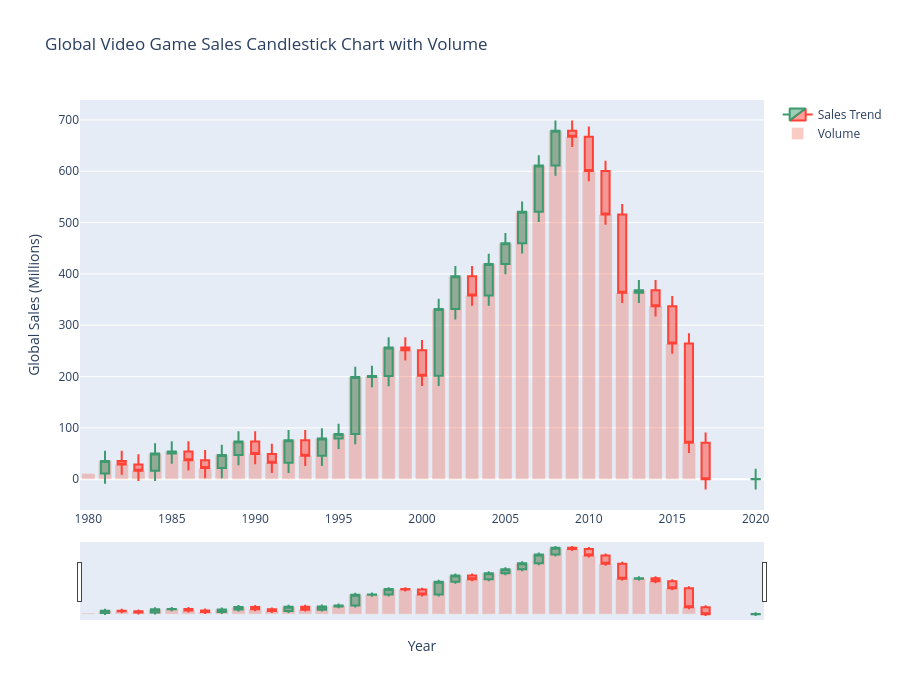

The code cell stored with this chart in its notebook:
### Markdown cell above
## Question 6:How did global video game sales fluctuate over time, and what trends can be observed using a candlestick chart with volume analysis?

### Code cell
import pandas as pd
import plotly.graph_objects as go

# Load dataset
df = pd.read_csv('vgsales.csv')

# Remove missing years
df = df.dropna(subset=['Year'])

# Group sales by year
yearly_sales = (
    df.groupby('Year')['Global_Sales']
    .sum()
    .reset_index()
)

# Create OHLC values
yearly_sales['Open'] = yearly_sales['Global_Sales'].shift(1)
yearly_sales['Open'].fillna(yearly_sales['Global_Sales'], inplace=True)

yearly_sales['Close'] = yearly_sales['Global_Sales']

yearly_sales['High'] = yearly_sales[['Open', 'Close']].max(axis=1) + 20
yearly_sales['Low'] = yearly_sales[['Open', 'Close']].min(axis=1) - 20

# Create figure
fig = go.Figure()

# Candlestick chart
fig.add_trace(go.Candlestick(
    x=yearly_sales['Year'],
    open=yearly_sales['Open'],
    high=yearly_sales['High'],
    low=yearly_sales['Low'],
    close=yearly_sales['Close'],
    name='Sales Trend'
))

# Volume bars
fig.add_trace(go.Bar(
    x=yearly_sales['Year'],
    y=yearly_sales['Global_Sales'],
    name='Volume',
    opacity=0.3
))

# Layout
fig.update_layout(
    title='Global Video Game Sales Candlestick Chart with Volume',
    xaxis_title='Year',
    yaxis_title='Global Sales (Millions)',
    height=700
)

# Show chart
fig.show()

### Figure 1 — Plotly figure (JSON) as saved in the notebook; plotly's stock layout.template omitted (floating-point values rounded to 4 significant figures)
{"data": [{"close": [11.38, 35.77, 28.86, 16.79, 50.36, 53.94, 37.07, 21.74, 47.22, 73.45, 49.39, 32.23, 76.16, 45.98, 79.17, 88.11, 199.2, 201.0, 256.5, 251.3, 201.6, 331.5, 395.5, 357.9, 419.3, 459.9, 521.0, 611.1, 678.9, 667.3, 600.5, 516.0, 363.5, 368.1, 337.1, 264.4, 70.93, 0.05, 0.29], "high": [31.38, 55.77, 55.77, 48.86, 70.36, 73.94, 73.94, 57.07, 67.22, 93.45, 93.45, 69.39, 96.16, 96.16, 99.17, 108.1, 219.2, 221.0, 276.5, 276.5, 271.3, 351.5, 415.5, 415.5, 439.3, 479.9, 541.0, 631.1, 698.9, 698.9, 687.3, 620.5, 536.0, 388.1, 388.1, 357.1, 284.4, 90.93, 20.29], "low": [-8.62, -8.62, 8.86, -3.21, -3.21, 30.36, 17.07, 1.74, 1.74, 27.22, 29.39, 12.23, 12.23, 25.98, 25.98, 59.17, 68.11, 179.2, 181.0, 231.3, 181.6, 181.6, 311.5, 337.9, 337.9, 399.3, 439.9, 501.0, 591.1, 647.3, 580.5, 496.0, 343.5, 343.5, 317.1, 244.4, 50.93, -19.95, -19.95], "name": "Sales Trend", "open": [NaN, 11.38, 35.77, 28.86, 16.79, 50.36, 53.94, 37.07, 21.74, 47.22, 73.45, 49.39, 32.23, 76.16, 45.98, 79.17, 88.11, 199.2, 201.0, 256.5, 251.3, 201.6, 331.5, 395.5, 357.9, 419.3, 459.9, 521.0, 611.1, 678.9, 667.3, 600.5, 516.0, 363.5, 368.1, 337.1, 264.4, 70.93, 0.05], "type": "candlestick", "x": [1980.0, 1981.0, 1982.0, 1983.0, 1984.0, 1985.0, 1986.0, 1987.0, 1988.0, 1989.0, 1990.0, 1991.0, 1992.0, 1993.0, 1994.0, 1995.0, 1996.0, 1997.0, 1998.0, 1999.0, 2000.0, 2001.0, 2002.0, 2003.0, 2004.0, 2005.0, 2006.0, 2007.0, 2008.0, 2009.0, 2010.0, 2011.0, 2012.0, 2013.0, 2014.0, 2015.0, 2016.0, 2017.0, 2020.0]}, {"name": "Volume", "opacity": 0.3, "type": "bar", "x": [1980.0, 1981.0, 1982.0, 1983.0, 1984.0, 1985.0, 1986.0, 1987.0, 1988.0, 1989.0, 1990.0, 1991.0, 1992.0, 1993.0, 1994.0, 1995.0, 1996.0, 1997.0, 1998.0, 1999.0, 2000.0, 2001.0, 2002.0, 2003.0, 2004.0, 2005.0, 2006.0, 2007.0, 2008.0, 2009.0, 2010.0, 2011.0, 2012.0, 2013.0, 2014.0, 2015.0, 2016.0, 2017.0, 2020.0], "y": [11.38, 35.77, 28.86, 16.79, 50.36, 53.94, 37.07, 21.74, 47.22, 73.45, 49.39, 32.23, 76.16, 45.98, 79.17, 88.11, 199.2, 201.0, 256.5, 251.3, 201.6, 331.5, 395.5, 357.9, 419.3, 459.9, 521.0, 611.1, 678.9, 667.3, 600.5, 516.0, 363.5, 368.1, 337.1, 264.4, 70.93, 0.05, 0.29]}], "layout": {"height": 700, "title": {"text": "Global Video Game Sales Candlestick Chart with Volume"}, "xaxis": {"title": {"text": "Year"}}, "yaxis": {"title": {"text": "Global Sales (Millions)"}}}}
